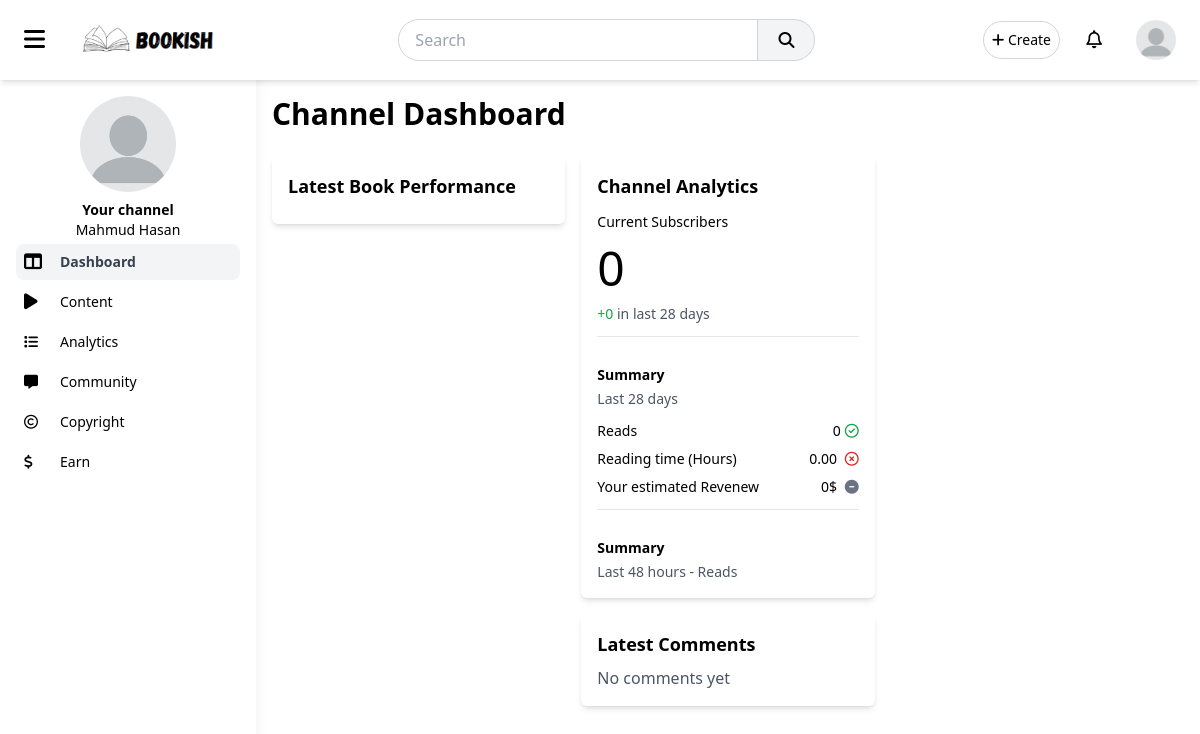
Page /author/dashboard (signed in) on the earlier database version.
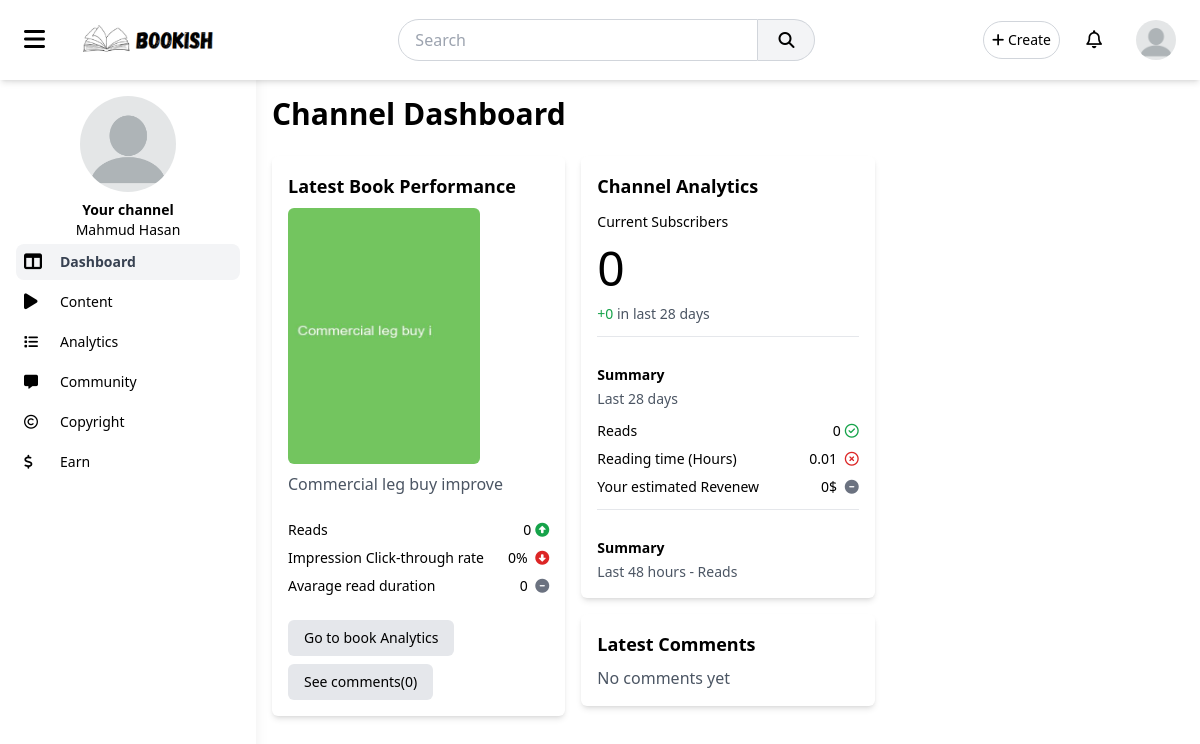
Same page on the later database version.
### accounts/models.py (models this page shows)
class UserProfile(models.Model):
    user = models.OneToOneField(User, on_delete=models.CASCADE)
    full_name = models.CharField(max_length=100, blank=True, null=True)
    bio = models.TextField(blank=True, null=True)
    profile_picture = models.ImageField(upload_to='profile_pics/', default='profile_pics/default.png')
    created_at = models.DateTimeField(auto_now_add=True)
    updated_at = models.DateTimeField(auto_now=True)
    def get_total_views(self):
        return self.user.books.aggregate(models.Sum('views'))['views__sum'] or 0
    def get_total_reading_time(self):
        data = self.user.books.annotate(total_time=models.Sum('readingtime__total_time')).aggregate(total=models.Sum('total_time'))['total'] or 0
        return f"{data/3600:.2f}"

### main/models.py (models this page shows, shortened)
class Book(models.Model):
    title = models.CharField(max_length=255)
    slug = AutoSlugField(populate_from='title', unique=True)
    description = models.TextField()
    content = CKEditor5Field(config_name="extends")
    language = models.CharField(max_length=50, default="default")
    author = models.ForeignKey(User, on_delete=models.CASCADE, related_name='books')
    category = models.ForeignKey(Category, on_delete=models.CASCADE, related_name='books', blank=True, null=True)
    published_date = models.DateTimeField(auto_now_add=True)
    updated_date = models.DateTimeField(auto_now=True)
    likes = models.ManyToManyField(User, related_name='liked_books', blank=True)
    dislikes = models.ManyToManyField(User, related_name='disliked_books', blank=True)
    views = models.PositiveIntegerField(default=0)
    thumbnail = models.ImageField(upload_to='thumbnails/', blank=True, null=True)
    status = models.CharField(max_length=50, default='Public')
    objects = models.Manager()
    public_objects = PublicBookManager()

### author/views.py (the view)
# urls.py: path('dashboard', views.author_dashboard, name="author_dashboard"),
@login_required(login_url='accounts:login')
def author_dashboard(request):
    followers_in_28 = get_last_n_days_data(UserFollow, user=request.user, n=28)
    context = {
        'followers_in_28': followers_in_28
    }
    return render(request, 'author/admin_dashboard.html', context)

### main/context_processors.py (called while the page is built)
def notifications(request):
    if request.user.is_authenticated:
        return {'notifications': Notification.objects.filter(user=request.user).order_by('-created_at')[:5]}
    else:
        return Notification.objects.none()

def unread_notifications(request):
    if request.user.is_authenticated:
        return {'unread_notifications': Notification.objects.filter(user=request.user, is_read=False).count()}
    else:
        return Notification.objects.none()

### main/utils.py (called while the page is built, shortened)
def get_last_n_days_data(model, n, user=None, book=None, news=None, travel_story=None, formatted=False):
    startdate = (timezone.now() - timedelta(days=n)).date()  # Ensure date only
    if model==UserFollow:
        filters = {'followed_at__date__gte': startdate}
        filters['following'] = user
        if book:
            filters['from_book'] = book
        if not formatted:
            return UserFollow.objects.filter(**filters)

### templates/author/admin_dashboard.html (shortened to what the changed rows need)
{% extends 'author/base.html' %}
{% load static %}
{% block content %}
    <header class="flex items-center justify-between mb-6">
        <div>
            <h2 class="text-3xl font-semibold">Channel Dashboard</h2>
        </div>
    </header>
    <div class="grid grid-cols-1 md:grid-cols-2 lg:grid-cols-3 gap-4">
        <div class="flex flex-col gap-4">
            <div class="bg-white shadow-md p-4 rounded-md">
                {% with book=user.books.last %}
                {% if book %}
                <div class="space-y-2">
                    <img alt="Latest Video" class="w-48 h-64 rounded-md" src="{{book.thumbnail.url}}" />
                    <p class="text-gray-600">{{book.title}}</p>
                    <ul class="text-sm space-y-2 py-4">
                        <li class="flex justify-between">
                            <div>Reads</div>
                            <div>{{book.views}}<button class="fa fa-circle-up pl-1 text-green-600"></button></div>
                        </li>
                        <li class="flex justify-between">
                            <div>Impression Click-through rate</div>
                            <div>0% <button class="fa fa-circle-down text-red-600 pl-1"></button></div>
                        </li>
                        <li class="flex justify-between">
                            <div>Avarage read duration</div>
                            <div>0 <button class="fa fa-circle-minus pl-1 text-gray-500"></button></div>
                        </li>
                    </ul>
                    <a href="{% url 'author:content_analytics' 'book' book.slug %}"
                        class="px-4 py-2 font-medium block w-fit text-sm bg-gray-200 rounded-md hover:bg-gray-300">Go
                        to book
                        Analytics</a>
                    <a href="{% url 'author:content_comments' 'book' book.slug %}"
                        class="px-4 py-2 block w-fit font-medium text-sm bg-gray-200 rounded-md hover:bg-gray-300">
                        See comments({{book.comments.count}})
                </a>
                </div>
                {% endif %}
                {% endwith %}
            </div>
        </div>
        <div class="flex flex-col gap-4">
            <div class="bg-white shadow-md p-4 rounded-md space-y-3">
                <h3 class="text-lg font-bold mb-2">Channel Analytics</h3>
                <p class="font-medium text-sm">Current Subscribers</p>
                <div class="text-5xl">{{user.followers_users.count}}</div>
                <div class="text-gray-600 text-sm">
                    <span class="text-green-600">+{{followers_in_28.count}}</span>
                    in last 28 days
                </div>
                <hr class="py-2" />
                <div class="space-y-3">
                    <div class="text-sm space-y-1">
                    </div>
                    <ul class="text-sm space-y-2">
                        <li class="flex justify-between">
                            <div>Reads</div>
                            <div>{{user.userprofile.get_total_views}}<button class="fa-regular fa-circle-check pl-1 text-green-600"></button>
                            </div>
                        </li>
                        <li class="flex justify-between">
                            <div>Reading time (Hours)</div>
                            <div>{{user.userprofile.get_total_reading_time}} <button class="fa-regular fa-circle-xmark text-red-600 pl-1"></button>
                            </div>
                        </li>
                    </ul>
                </div>
                <hr class="py-2" />
                <div>
                    <div class="text-sm space-y-1">
                    </div>
                </div>
            </div>
        </div>
    </div>
{% endblock %}

### templates/author/base.html (shortened to what this page needs)
<!DOCTYPE html>
<html lang="en">
{% load static %}
<head>
    <link rel="stylesheet" href="{% static 'css/output.css' %}">
    <link rel="stylesheet" href="https://cdnjs.cloudflare.com/ajax/libs/font-awesome/6.7.2/css/all.min.css"
 />
</head>
<body>
    {% include 'components/user_nav.html' %}
    <div class="flex min-h-screen">
        <aside
            class="pt-20 z-40 fixed left-0 top-0 h-full w-64 bg-white shadow-lg p-4 overflow-y-auto transform -translate-x-full md:translate-x-0 transition-all duration-300 ease-in-out"
            id="sidebar">
            <nav>
                <ul class="space-y-1 text-sm mt-4" id="sidebarItems">
                    <li class="flex flex-col justify-center items-center">
                        <img src="{{user.userprofile.profile_picture.url}}" id="sidebar_profile_img"
                            class="h-24 w-24 rounded-full mb-2 transition-all duration-300" alt="">
                        <div class="text-sm font-bold">Your channel</div>
                        <div class="text-sm font-thin">{{user.userprofile.full_name}}</div>
                    </li>
                    <li onclick="location.href=`{% url 'author:author_dashboard' %}`" data-page="dashboard"
                        class="flex items-center space-x-3 p-2 rounded-lg transition-all hover:bg-gray-200 cursor-pointer menu-item">
                        <i class="fa fa-table-columns text-lg w-6"></i>
                        <span class="text-gray-700">Dashboard</span>
                    </li>
                    <li onclick="location.href=`{% url 'author:author_content' 'books' %}`" data-page="content"
                        class="flex items-center space-x-3 p-2 rounded-lg hover:bg-gray-200 cursor-pointer menu-item">
                        <i class="fa fa-play text-lg w-6"></i>
                        <span class="text-gray-700">Content</span>
                    </li>
                    <li onclick="location.href=`{% url 'author:author_analytics' %}`" data-page="analytics"
                    class="flex items-center space-x-3 p-2 rounded-lg hover:bg-gray-200 cursor-pointer menu-item">
                        <i class="fa fa-list w-6"></i>
                        <span class="text-gray-700">Analytics</span>
                    </li>
                    <li onclick="location.href=`{% url 'author:author_community' %}`" data-page="community"
                    class="flex items-center space-x-3 p-2 rounded-lg hover:bg-gray-200 cursor-pointer menu-item">
                        <i class="fa fa-message w-6"></i>
                        <span class="text-gray-700">Community</span>
                    </li>
                    <li onclick="location.href=`{% url 'author:author_copyright' %}`" data-page="copyright"
                    class="flex items-center space-x-3 p-2 rounded-lg hover:bg-gray-200 cursor-pointer menu-item">
                        <i class="fa-regular fa-copyright w-6"></i>
                        <span class="text-gray-700">Copyright</span>
                    </li>
                    <li onclick="location.href=`{% url 'author:author_earn' %}`" data-page="earn"
                    class="flex items-center space-x-3 p-2 rounded-lg hover:bg-gray-200 cursor-pointer menu-item">
                        <i class="fa fa-dollar-sign w-6"></i>
                        <span class="text-gray-700">Earn</span>
                    </li>
                </ul>
            </nav>
        </aside>
        <main class="flex-1 w-full p-4 md:ml-64 transition-all delay-100 ease-in-out overflow-hidden" id="content">
           {% block content %}
           {% endblock %}
        </main>
    </div>
</body>
</html>

### templates/components/profile_menu.html (shortened to what this page needs)
<div class="relative">
    <button class="dropdownButton p-2 rounded-full hover:bg-gray-200">
        <img src="{{user.userprofile.profile_picture.url}}" class="h-10 w-10 rounded-full" alt="">
    </button>
</div>

Differences in the rows shown:
added Book: thumbnail (picture), title "Commercial leg buy improve", views "0", comments.count "0"
Other differences:
{{ user.userprofile.get_total_reading_time }}: "0.00" → "0.01"
text now shown: "Reads Impression Click-through rate 0% Avarage read duration 0 Go to book Analytics See comments( )"
